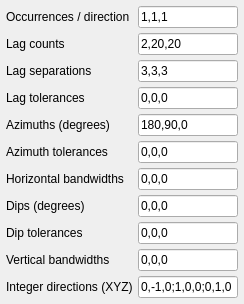
          <widget class="QWidget" name="page_2">
            <attribute name="title">
              <string>Template</string>
            </attribute>
            <layout class="QVBoxLayout" name="hosc_layout_4">
              <property name="margin">
                <number>6</number>
              </property>
              <property name="spacing">
                <number>5</number>
              </property>
              <item>
                <widget class="QWidget" name="NOD_fields">
                  <property name="sizePolicy">
                    <sizepolicy hsizetype="Preferred" vsizetype="Maximum">
                      <horstretch>0</horstretch>
                      <verstretch>0</verstretch>
                    </sizepolicy>
                  </property>
                  <layout class="QGridLayout" name="hosc_layout_5">
                    <property name="margin">
                      <number>0</number>
                    </property>
                    <property name="spacing">
                      <number>5</number>
                    </property>
                    <item row="0" column="0">
                      <widget class="QLabel" name="label_NOD">
                        <property name="text">
                          <string>Occurrences / direction</string>
                        </property>
                        <property name="toolTip">
                          <string>Total order = 1 + sum(NOD); one entry per direction.</string>
                        </property>
                      </widget>
                    </item>
                    <item row="0" column="1">
                      <widget class="QLineEdit" name="NOD">
                        <property name="sizePolicy">
                          <sizepolicy hsizetype="Ignored" vsizetype="Fixed">
                            <horstretch>0</horstretch>
                            <verstretch>0</verstretch>
                          </sizepolicy>
                        </property>
                        <property name="minimumSize">
                          <size>
                            <width>100</width>
                            <height>22</height>
                          </size>
                        </property>
                        <property name="text">
                          <string>1,1,1</string>
                        </property>
                        <property name="toolTip">
                          <string>Total order = 1 + sum(NOD); one entry per direction.</string>
                        </property>
                      </widget>
                    </item>
                    <item row="1" column="0">
                      <widget class="QLabel" name="label_NLAG">
                        <property name="text">
                          <string>Lag counts</string>
                        </property>
                        <property name="toolTip">
                          <string>Includes lag position zero.</string>
                        </property>
                      </widget>
                    </item>
                    <item row="1" column="1">
                      <widget class="QLineEdit" name="NLAG">
                        <property name="sizePolicy">
                          <sizepolicy hsizetype="Ignored" vsizetype="Fixed">
                            <horstretch>0</horstretch>
                            <verstretch>0</verstretch>
                          </sizepolicy>
                        </property>
                        <property name="minimumSize">
                          <size>
                            <width>100</width>
                            <height>22</height>
                          </size>
                        </property>
                        <property name="text">
                          <string>2,20,20</string>
                        </property>
                        <property name="toolTip">
                          <string>Includes lag position zero.</string>
                        </property>
                      </widget>
                    </item>
                    <item row="2" column="0">
                      <widget class="QLabel" name="label_LAG">
                        <property name="text">
                          <string>Lag separations</string>
                        </property>
                        <property name="toolTip">
                          <string>Cartesian search: positive integer cells. Point-set tolerance: physical units, signed and fractional lags allowed.</string>
                        </property>
                      </widget>
                    </item>
                    <item row="2" column="1">
                      <widget class="QLineEdit" name="LAG">
                        <property name="sizePolicy">
                          <sizepolicy hsizetype="Ignored" vsizetype="Fixed">
                            <horstretch>0</horstretch>
                            <verstretch>0</verstretch>
                          </sizepolicy>
                        </property>
                        <property name="minimumSize">
                          <size>
                            <width>100</width>
                            <height>22</height>
                          </size>
                        </property>
                        <property name="text">
                          <string>3,3,3</string>
                        </property>
                        <property name="toolTip">
                          <string>Cartesian search: positive integer cells. Point-set tolerance: physical units, signed and fractional lags allowed.</string>
                        </property>
                      </widget>
                    </item>
                    <item row="3" column="0">
                      <widget class="QLabel" name="label_LTOL">
                        <property name="text">
                          <string>Lag tolerances</string>
                        </property>
                      </widget>
                    </item>
                    <item row="3" column="1">
                      <widget class="QLineEdit" name="LTOL">
                        <property name="sizePolicy">
                          <sizepolicy hsizetype="Ignored" vsizetype="Fixed">
                            <horstretch>0</horstretch>
                            <verstretch>0</verstretch>
                          </sizepolicy>
                        </property>
                        <property name="minimumSize">
                          <size>
                            <width>100</width>
                            <height>22</height>
                          </size>
                        </property>
                        <property name="text">
                          <string>0,0,0</string>
                        </property>
                      </widget>
                    </item>
                    <item row="4" column="0">
                      <widget class="QLabel" name="label_AZM">
                        <property name="text">
                          <string>Azimuths (degrees)</string>
                        </property>
                        <property name="toolTip">
                          <string>Template azimuth: from +X toward +Y; distinct from the moving-window ellipsoid angle convention.</string>
                        </property>
                      </widget>
                    </item>
                    <item row="4" column="1">
                      <widget class="QLineEdit" name="AZM">
                        <property name="sizePolicy">
                          <sizepolicy hsizetype="Ignored" vsizetype="Fixed">
                            <horstretch>0</horstretch>
                            <verstretch>0</verstretch>
                          </sizepolicy>
                        </property>
                        <property name="minimumSize">
                          <size>
                            <width>100</width>
                            <height>22</height>
                          </size>
                        </property>
                        <property name="text">
                          <string>180,90,0</string>
                        </property>
                        <property name="toolTip">
                          <string>Template azimuth: from +X toward +Y; distinct from the moving-window ellipsoid angle convention.</string>
                        </property>
                      </widget>
                    </item>
                    <item row="5" column="0">
                      <widget class="QLabel" name="label_ATOL">
                        <property name="text">
                          <string>Azimuth tolerances</string>
                        </property>
                      </widget>
                    </item>
                    <item row="5" column="1">
                      <widget class="QLineEdit" name="ATOL">
                        <property name="sizePolicy">
                          <sizepolicy hsizetype="Ignored" vsizetype="Fixed">
                            <horstretch>0</horstretch>
                            <verstretch>0</verstretch>
                          </sizepolicy>
                        </property>
                        <property name="minimumSize">
                          <size>
                            <width>100</width>
                            <height>22</height>
                          </size>
                        </property>
                        <property name="text">
                          <string>0,0,0</string>
                        </property>
                      </widget>
                    </item>
                    <item row="6" column="0">
                      <widget class="QLabel" name="label_BANDWH">
                        <property name="text">
                          <string>Horizontal bandwidths</string>
                        </property>
                      </widget>
                    </item>
                    <item row="6" column="1">
                      <widget class="QLineEdit" name="BANDWH">
                        <property name="sizePolicy">
                          <sizepolicy hsizetype="Ignored" vsizetype="Fixed">
                            <horstretch>0</horstretch>
                            <verstretch>0</verstretch>
                          </sizepolicy>
                        </property>
                        <property name="minimumSize">
                          <size>
                            <width>100</width>
                            <height>22</height>
                          </size>
                        </property>
                        <property name="text">
                          <string>0,0,0</string>
                        </property>
                      </widget>
                    </item>
                    <item row="7" column="0">
                      <widget class="QLabel" name="label_DIP">
                        <property name="text">
                          <string>Dips (degrees)</string>
                        </property>
                      </widget>
                    </item>
                    <item row="7" column="1">
                      <widget class="QLineEdit" name="DIP">
                        <property name="sizePolicy">
                          <sizepolicy hsizetype="Ignored" vsizetype="Fixed">
                            <horstretch>0</horstretch>
                            <verstretch>0</verstretch>
                          </sizepolicy>
                        </property>
                        <property name="minimumSize">
                          <size>
                            <width>100</width>
                            <height>22</height>
                          </size>
                        </property>
                        <property name="text">
                          <string>0,0,0</string>
                        </property>
                      </widget>
                    </item>
                    <item row="8" column="0">
                      <widget class="QLabel" name="label_DTOL">
                        <property name="text">
                          <string>Dip tolerances</string>
                        </property>
                      </widget>
                    </item>
                    <item row="8" column="1">
                      <widget class="QLineEdit" name="DTOL">
                        <property name="sizePolicy">
                          <sizepolicy hsizetype="Ignored" vsizetype="Fixed">
                            <horstretch>0</horstretch>
                            <verstretch>0</verstretch>
                          </sizepolicy>
                        </property>
                        <property name="minimumSize">
                          <size>
                            <width>100</width>
                            <height>22</height>
                          </size>
                        </property>
                        <property name="text">
                          <string>0,0,0</string>
                        </property>
                      </widget>
                    </item>
                    <item row="9" column="0">
                      <widget class="QLabel" name="label_BANDWD">
                        <property name="text">
                          <string>Vertical bandwidths</string>
                        </property>
                      </widget>
                    </item>
                    <item row="9" column="1">
                      <widget class="QLineEdit" name="BANDWD">
                        <property name="sizePolicy">
                          <sizepolicy hsizetype="Ignored" vsizetype="Fixed">
                            <horstretch>0</horstretch>
                            <verstretch>0</verstretch>
                          </sizepolicy>
                        </property>
                        <property name="minimumSize">
                          <size>
                            <width>100</width>
                            <height>22</height>
                          </size>
                        </property>
                        <property name="text">
                          <string>0,0,0</string>
                        </property>
                      </widget>
                    </item>
                    <item row="10" column="0">
                      <widget class="QLabel" name="label_integer_direction_vectors">
                        <property name="text">
                          <string>Integer directions (XYZ)</string>
                        </property>
                        <property name="toolTip">
                          <string>Only exhaustive_integer_offsets: semicolon-separated XYZ vectors; one vector per direction.</string>
                        </property>
                      </widget>
                    </item>
                    <item row="10" column="1">
                      <widget class="QLineEdit" name="integer_direction_vectors">
                        <property name="sizePolicy">
                          <sizepolicy hsizetype="Ignored" vsizetype="Fixed">
                            <horstretch>0</horstretch>
                            <verstretch>0</verstretch>
                          </sizepolicy>
                        </property>
                        <property name="minimumSize">
                          <size>
                            <width>100</width>
                            <height>22</height>
                          </size>
                        </property>
                        <property name="text">
                          <string>0,-1,0;1,0,0;0,1,0</string>
                        </property>
                        <property name="toolTip">
                          <string>Only exhaustive_integer_offsets: semicolon-separated XYZ vectors; one vector per direction.</string>
                        </property>
                      </widget>
                    </item>
                  </layout>
                </widget>
              </item>
              <item>
                <spacer name="template_bottom_spacer">
                  <property name="orientation">
                    <enum>Qt::Vertical</enum>
                  </property>
                  <property name="sizeType">
                    <enum>QSizePolicy::Expanding</enum>
                  </property>
                  <property name="sizeHint">
                    <size>
                      <width>0</width>
                      <height>0</height>
                    </size>
                  </property>
                </spacer>
              </item>
            </layout>
          </widget>
